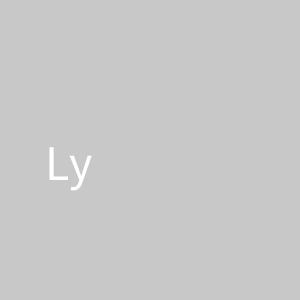
Frame 1 (no input)
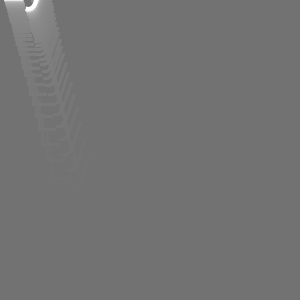
Frame 60 (the mouse pressed at the canvas centre just before this capture)
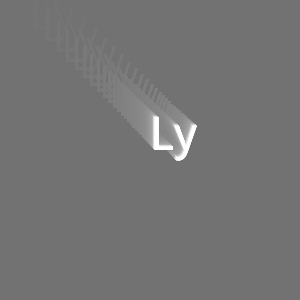
Frame 120 (the mouse held since frame 60 and released just before this capture)

The Processing sketch that drew these frames (run headless with seeded random() and noise(); from frame 60 on, the mouse is pressed at the canvas centre):

// Processing sketch: Ly_Follow
// ── Ly_Follow.pde
float x, y;

void setup() {
   size(300, 300);
   x = width / 2 - 100;
   y = height / 2 + 50;
}

void draw() {
//   background(100, 100, 100);
   noStroke();
   fill(100, 100, 100, 10);
   rect(0, 0, width, height);
   fill(255);
   textSize(50);
   x += 0.1 * (mouseX - x);
   y += 0.1 * (mouseY - y);
   text("Ly", x, y);
}
